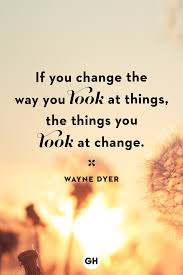
#> input picture download (11).jpg, 183 x 275 px
$ jupyter execute --allow-errors 'Img_to_txt (1).ipynb'   (shell and % lines are left out)
#> lines starting #> are read from the running program, lines starting #| are printed output that depends on the picture
[cell 1]
import pytesseract
from google.colab.patches import cv2_imshow
import cv2

[cell 2]
from google.colab import files
uploaded=files.upload()
#> the answer given: download (11).jpg

for fn in uploaded.keys():
  img_path=fn

[cell 3]
img=cv2.imread(img_path)
#> img is the input picture: shape (275, 183, 3); mean B, G, R 168.5, 206, 230.4
cv2_imshow(img)

[cell 4]
gray=cv2.cvtColor(img,cv2.COLOR_BGR2GRAY)
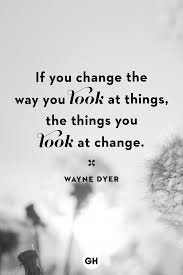
#> gray: shape (275, 183); min 1, max 255, mean 209.1

#> (the rest of this cell did not finish here and is left out)
